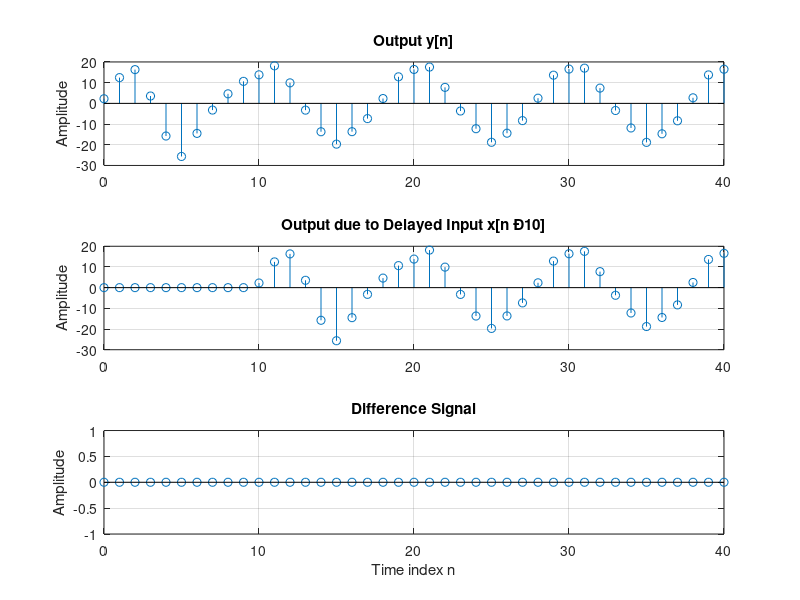

The MATLAB script that drew this image:
%Kiểm tra hệ bất biến
% T[x(n-k)] = y(n-k)

clf;
n = 0:40; D = 10;a = 3.0;b = -2;
x = a*cos(2*pi*0.1*n) + b*cos(2*pi*0.4*n); 
xd = [zeros(1,D) x];
num = [2.2403 2.4908 2.2403];
den = [1 -0.4 0.75];
ic = [0 0]; % Set initial conditions
% Compute the output y[n]
y = filter(num,den,x,ic);
% Compute the output yd[n]
yd = filter(num,den,xd,ic);
% Compute the difference output d[n]
d = y - yd(1+D:41+D);

% Plot the outputs
subplot(3,1,1)
stem(n,y);
ylabel('Amplitude'); 
title('Output y[n]'); grid;

subplot(3,1,2)
stem(n,yd(1:41));
ylabel('Amplitude');
title(['Output due to Delayed Input x[n Ð', num2str(D),']']); grid;

subplot(3,1,3)
stem(n,d);
xlabel('Time index n'); ylabel('Amplitude');
title('Difference Signal'); grid;
